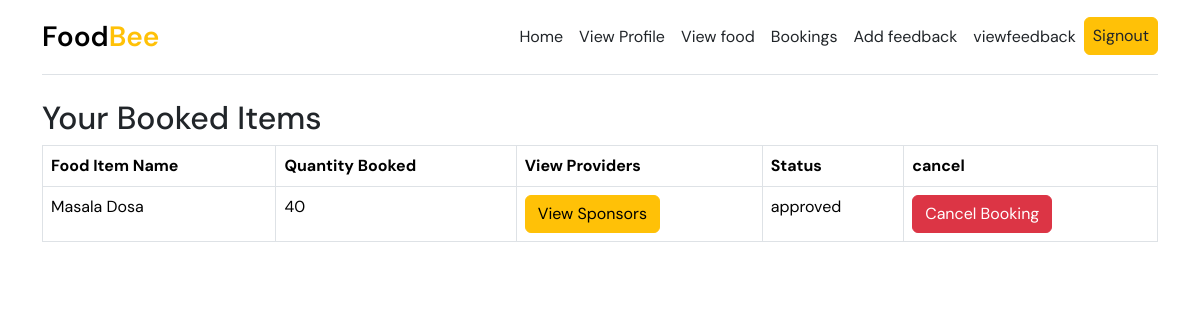
Page /user_bookings/ (signed in) on the committed database.
### catering/models.py (models this page shows, shortened)
class FoodItem(models.Model):
    food_id = models.AutoField(primary_key=True)
    name = models.CharField(max_length=200)
    image = models.ImageField(upload_to="foods", null=True, blank=True)
    catering_name = models.CharField(max_length=200)
    quantity_available = models.IntegerField(default=0)
    quantity_booked = models.IntegerField(default=0)
    booked_by = models.ForeignKey(User, on_delete=models.CASCADE, related_name='booked_items', null=True)
    status = models.CharField(max_length=20, default='Pending')

### catering/views.py (the view)
# urls.py: path('user_bookings/',views.user_bookings,name='user_bookings'),
@login_required
def user_bookings(request):
    booked_items = FoodItem.objects.filter(booked_by=request.user)
    context = {
        'booked_items': booked_items,
    }
    return render(request, 'user/user_bookings.html', context)

### templates/user/user_bookings.html (shortened to what this page needs)
{% extends "user/viewpage.html" %}
{% load static %}
{% block content %}
<div class="container">
  <h2>Your Booked Items</h2>
  {% if booked_items %}
    <div class="table-responsive">
      <table class="table table-bordered">
        <thead class="thead-dark">
          <tr>
            <th>Food Item Name</th>
            <th>Quantity Booked</th>
            <th>View Providers</th>
            <th>Status</th>
            <th>cancel</th>
          </tr>
        </thead>
        <tbody>
          {% for item in booked_items %}
            <tr>
              <td>{{ item.name }}</td>
              <td>{{ item.quantity_booked }}</td>
              <td>
                <a href="{% url 'sponsors_page' %}" class="btn btn-warning">View Sponsors</a>
              </td>
                <td>
                        {{ item.status }}
                </td>
              <td>
                <a href="{% url 'delete_booking' item.food_id %}" class="btn btn-danger">Cancel Booking</a>
            </td>
            </tr>
          {% endfor %}
        </tbody>
      </table>
    </div>
  {% else %}
    <p class="text-muted">You haven't booked any items yet.</p>
  {% endif %}
</div>
{% endblock %}

### templates/user/viewpage.html (style rules this page uses)
body { font-family: "DM Sans"; }

### rows in the picture
FoodItem: name "Masala Dosa", quantity_booked "40", status "approved"
